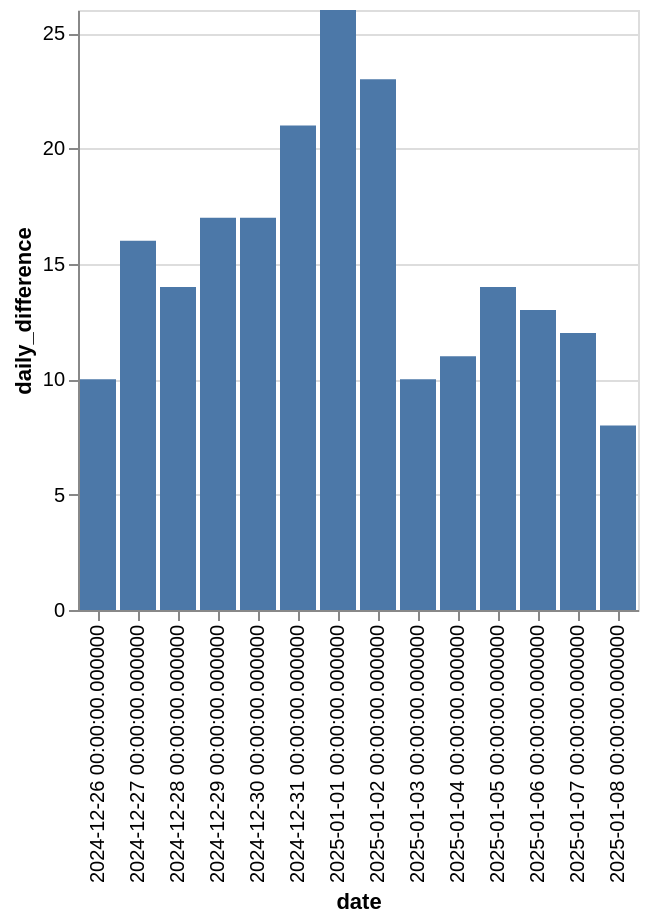

The notebook cell saved with this chart:
### Code cell
segment('Karlův most ONLY')

### Figure 1 — Vega-Lite specification as saved in the notebook (floating-point values rounded to 4 significant figures)
{"config": {"view": {"continuousWidth": 300, "continuousHeight": 300}}, "data": {"name": "data-8b0f5c860a9faf7973246d269fdba092"}, "mark": {"type": "bar"}, "encoding": {"x": {"field": "date", "type": "ordinal"}, "y": {"field": "daily_difference", "type": "quantitative"}}, "$schema": "https://vega.github.io/schema/vega-lite/v5.8.0.json", "datasets": {"data-8b0f5c860a9faf7973246d269fdba092": [{"date": "2024-12-26 00:00:00.000000", "effort_count": 37308, "daily_difference": 10}, {"date": "2024-12-27 00:00:00.000000", "effort_count": 37324, "daily_difference": 16}, {"date": "2024-12-28 00:00:00.000000", "effort_count": 37338, "daily_difference": 14}, {"date": "2024-12-29 00:00:00.000000", "effort_count": 37355, "daily_difference": 17}, {"date": "2024-12-30 00:00:00.000000", "effort_count": 37372, "daily_difference": 17}, {"date": "2024-12-31 00:00:00.000000", "effort_count": 37393, "daily_difference": 21}, {"date": "2025-01-01 00:00:00.000000", "effort_count": 37419, "daily_difference": 26}, {"date": "2025-01-02 00:00:00.000000", "effort_count": 37442, "daily_difference": 23}, {"date": "2025-01-03 00:00:00.000000", "effort_count": 37452, "daily_difference": 10}, {"date": "2025-01-04 00:00:00.000000", "effort_count": 37463, "daily_difference": 11}, {"date": "2025-01-05 00:00:00.000000", "effort_count": 37477, "daily_difference": 14}, {"date": "2025-01-06 00:00:00.000000", "effort_count": 37490, "daily_difference": 13}, {"date": "2025-01-07 00:00:00.000000", "effort_count": 37502, "daily_difference": 12}, {"date": "2025-01-08 00:00:00.000000", "effort_count": 37510, "daily_difference": 8}]}}
